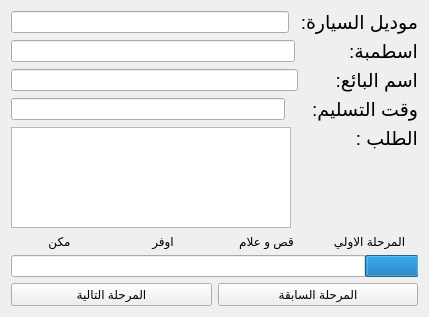
<?xml version="1.0" encoding="UTF-8"?>
<ui version="4.0">
 <class>product</class>
 <widget class="QWidget" name="product">
  <property name="geometry">
   <rect>
    <x>0</x>
    <y>0</y>
    <width>429</width>
    <height>317</height>
   </rect>
  </property>
  <property name="windowTitle">
   <string>حالة العملية</string>
  </property>
  <property name="windowIcon">
   <iconset resource="logo.qrc">
    <normaloff>:/logo/logo23.png</normaloff>:/logo/logo23.png</iconset>
  </property>
  <layout class="QVBoxLayout" name="verticalLayout">
   <item>
    <layout class="QHBoxLayout" name="horizontalLayout_2">
     <item>
      <widget class="QLineEdit" name="lineEdit">
       <property name="readOnly">
        <bool>true</bool>
       </property>
      </widget>
     </item>
     <item>
      <widget class="QLabel" name="label_6">
       <property name="font">
        <font>
         <pointsize>14</pointsize>
        </font>
       </property>
       <property name="text">
        <string>موديل السيارة: </string>
       </property>
       <property name="alignment">
        <set>Qt::AlignLeading|Qt::AlignLeft|Qt::AlignTop</set>
       </property>
      </widget>
     </item>
    </layout>
   </item>
   <item>
    <layout class="QHBoxLayout" name="horizontalLayout_3">
     <item>
      <widget class="QLineEdit" name="lineEdit_2">
       <property name="readOnly">
        <bool>true</bool>
       </property>
      </widget>
     </item>
     <item>
      <widget class="QLabel" name="label_7">
       <property name="font">
        <font>
         <pointsize>14</pointsize>
        </font>
       </property>
       <property name="text">
        <string>اسطمبة:         </string>
       </property>
       <property name="alignment">
        <set>Qt::AlignLeading|Qt::AlignLeft|Qt::AlignTop</set>
       </property>
      </widget>
     </item>
    </layout>
   </item>
   <item>
    <layout class="QHBoxLayout" name="horizontalLayout_4">
     <item>
      <widget class="QLineEdit" name="salescode"/>
     </item>
     <item>
      <widget class="QLabel" name="label_8">
       <property name="font">
        <font>
         <pointsize>14</pointsize>
        </font>
       </property>
       <property name="text">
        <string>اسم البائع:      </string>
       </property>
       <property name="alignment">
        <set>Qt::AlignLeading|Qt::AlignLeft|Qt::AlignTop</set>
       </property>
      </widget>
     </item>
    </layout>
   </item>
   <item>
    <layout class="QHBoxLayout" name="horizontalLayout_6">
     <item>
      <widget class="QLineEdit" name="time"/>
     </item>
     <item>
      <widget class="QLabel" name="label_9">
       <property name="font">
        <font>
         <pointsize>14</pointsize>
        </font>
       </property>
       <property name="text">
        <string>وقت التسليم:    </string>
       </property>
       <property name="alignment">
        <set>Qt::AlignLeading|Qt::AlignLeft|Qt::AlignTop</set>
       </property>
      </widget>
     </item>
    </layout>
   </item>
   <item>
    <layout class="QHBoxLayout" name="horizontalLayout_5">
     <item>
      <widget class="QTextBrowser" name="textBrowser"/>
     </item>
     <item>
      <widget class="QLabel" name="label">
       <property name="font">
        <font>
         <pointsize>14</pointsize>
        </font>
       </property>
       <property name="text">
        <string>الطلب :           </string>
       </property>
       <property name="alignment">
        <set>Qt::AlignLeading|Qt::AlignLeft|Qt::AlignTop</set>
       </property>
      </widget>
     </item>
    </layout>
   </item>
   <item>
    <layout class="QGridLayout" name="gridLayout">
     <item row="0" column="0">
      <widget class="QLabel" name="label_2">
       <property name="text">
        <string>مكن</string>
       </property>
       <property name="alignment">
        <set>Qt::AlignCenter</set>
       </property>
      </widget>
     </item>
     <item row="0" column="1">
      <widget class="QLabel" name="label_3">
       <property name="text">
        <string>اوفر</string>
       </property>
       <property name="alignment">
        <set>Qt::AlignCenter</set>
       </property>
      </widget>
     </item>
     <item row="0" column="2">
      <widget class="QLabel" name="label_4">
       <property name="text">
        <string>قص و علام</string>
       </property>
       <property name="alignment">
        <set>Qt::AlignCenter</set>
       </property>
      </widget>
     </item>
     <item row="0" column="3">
      <widget class="QLabel" name="label_5">
       <property name="text">
        <string>المرحلة الاولي</string>
       </property>
       <property name="alignment">
        <set>Qt::AlignCenter</set>
       </property>
      </widget>
     </item>
     <item row="1" column="0" colspan="4">
      <widget class="QProgressBar" name="progressBar">
       <property name="maximum">
        <number>8</number>
       </property>
       <property name="value">
        <number>1</number>
       </property>
       <property name="alignment">
        <set>Qt::AlignJustify|Qt::AlignVCenter</set>
       </property>
       <property name="textVisible">
        <bool>false</bool>
       </property>
       <property name="orientation">
        <enum>Qt::Horizontal</enum>
       </property>
       <property name="invertedAppearance">
        <bool>true</bool>
       </property>
       <property name="format">
        <string>%p%</string>
       </property>
      </widget>
     </item>
    </layout>
   </item>
   <item>
    <layout class="QHBoxLayout" name="horizontalLayout">
     <item>
      <widget class="QPushButton" name="pushButton">
       <property name="cursor">
        <cursorShape>PointingHandCursor</cursorShape>
       </property>
       <property name="text">
        <string>المرحلة التالية</string>
       </property>
      </widget>
     </item>
     <item>
      <widget class="QPushButton" name="pushButton_2">
       <property name="text">
        <string>المرحلة السابقة</string>
       </property>
      </widget>
     </item>
    </layout>
   </item>
  </layout>
 </widget>
 <resources>
  <include location="logo.qrc"/>
 </resources>
 <connections/>
</ui>
